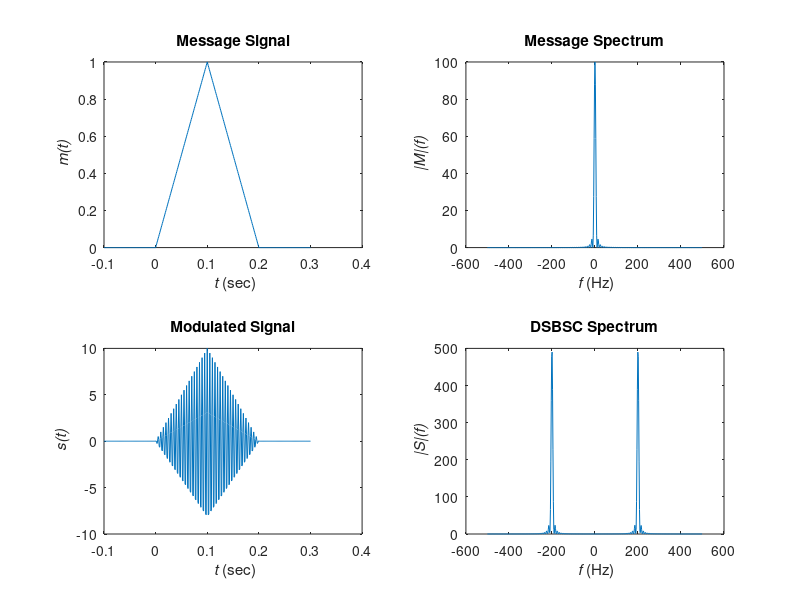

Recreate this plot in MATLAB. (Note: this script raises an error after producing the figure.)
% To demonstrate DSBSC modulation and demodulation
close all
clear all

% Set the parameters for the simulation

Ts = 0.001; % Time resolution
Ac = 10;    % Carrier amplitude
fc = 200;   % Carrier frequency in Hz
Nlpf = 50;  % Length of the FIR LPF at the receiver
Bm = 150;   % Bandwidth of the FIR LPF

% Generating m(t)

t = [-0.1:Ts:0.3];          % The time range for displaying the signals
mt = zeros(1,length(t));

% Defining m(t) according to the given expression
mt(t >= 0 & t < 0.1) = 10 * t(t >= 0 & t < 0.1);
mt(t >= 0.1 & t <= 0.2) = 10 * (0.2 - t(t >= 0.1 & t <= 0.2));

% Multiplying m(t) with the carrier to generate s(t)
st = mt .* (Ac * cos(2*pi*fc*t));

% To compute and plot the spectra of m(t) and s(t). We will use the fft command to compute the spectrum
Nfft = length(t);               % Find the length of m(t)
Nfft = 2^(ceil(log2(Nfft)));    % Set the FFT length as the next higher power of 2
f = ((-Nfft/2):(Nfft/2)-1)/(Nfft*Ts); % Set the frequency scale, to display the FFT output in terms of analog frequency (in Hz)

Mf = fft(mt,Nfft);              % Spectrum of m(t)
Mf = fftshift(Mf);              % Circularly shift the FFT output to bring the dc component to the center, so that the spectrum plot will be from -pi to pi

Sf = fft(st,Nfft);              % Spectrum of s(t)
Sf = fftshift(Sf);

% Demodulation

% Multiply s(t) with the local carrier to generate v(t)
vt = st .* cos(2*pi*fc*t);

% We need to apply an LPF on v(t) to obtain m1(t), the recovered version of
% m(t). We will use an FIR LPF for this purpose.

% Design the LPF using fir1. The cutoff frequency is to be specified as a
% fraction of the sampling frequency (fs = 1/Ts)
h = fir1(Nlpf, 2*Bm*Ts);

% Filter v(t) with the LPF
m1t = filter(h,1,vt);

% Find the spectra of v(t) and m1(t)
Vf = fft(vt,Nfft);
Vf = fftshift(Vf);

M1f = fft(m1t,Nfft);
M1f = fftshift(M1f);

% Plot the results

figure;
title('Student name (USN)')
subplot(221)
plot(t,mt);
title('Message Signal');
xlabel('{\it t} (sec)');
ylabel('{\it m(t)}');

subplot(223)
plot(t,st);
title('Modulated Signal');
xlabel('{\it t} (sec)');
ylabel('{\it s(t)}');

subplot(222)
plot(f,abs(Mf));
title('Message Spectrum');
xlabel('{\it f} (Hz)');
ylabel('{\it |M|(f)}');

subplot(224)
plot(f,abs(Sf));
title('DSBSC Spectrum');
xlabel('{\it f} (Hz)');
ylabel('{\it |S|(f)}');

sgtitle('Student name (USN)');
figure;
subplot(221)
plot(t,vt);
title('After multiplying with local carrier');
xlabel('{\it t} (sec)');
ylabel('{\it v(t)}');

subplot(223)
plot(t,m1t);
title('Recovered message Signal');
xlabel('{\it t} (sec)');
ylabel('{\it m1(t)}');

subplot(222)
plot(f,abs(Vf));
title('Spectrum of v(t)');
xlabel('{\it f} (Hz)');
ylabel('{\it |V|(f)}');

subplot(224)
plot(f,abs(M1f));
title('Spectrum of m_1(t)');
xlabel('{\it f} (Hz)');
ylabel('{\it |M1|(f)}');
sgtitle('Student name (USN)');



